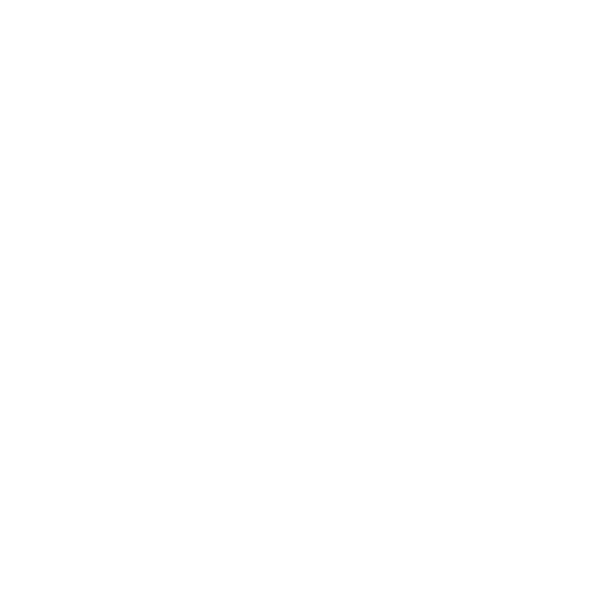
Frame 1 (no input)
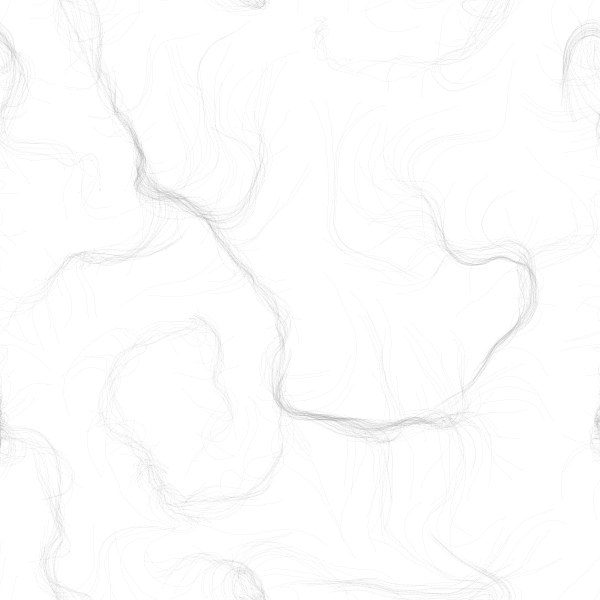
Frame 60 (the mouse pressed at the canvas centre just before this capture)
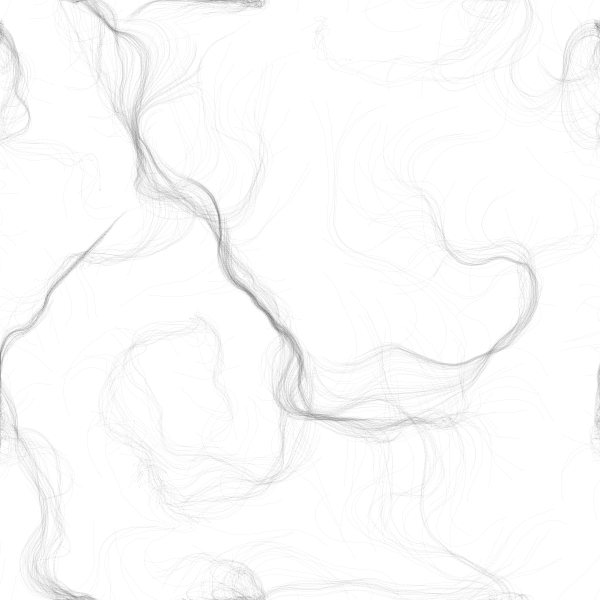
Frame 120 (the mouse held since frame 60 and released just before this capture)

The Processing sketch that drew these frames (run headless with seeded random() and noise(); from frame 60 on, the mouse is pressed at the canvas centre):

// Processing sketch: Perlin_Flow_Field
// ── Perlin_Flow_Field.pde
// https://www.youtube.com/watch?v=BjoM9oKOAKY

float increment = 0.1;
int scl = 20;
int cols, rows;

float zoff = 0;
float zinc = 0.003;

int num_particles = 500;
Particle[] particles= new Particle[num_particles];  

// probably should make this a class...
PVector[] flowField;

void setup(){
  size(600, 600);
  cols = width/scl;
  rows = height/scl;
  
  flowField = new PVector[cols*rows];
  
  for (int i = 0; i < num_particles; i++){
    particles[i] = new Particle();
  }
  
  //frameRate(20);
  background(255,150);
}

void draw(){
  //background(255);
  
  float yoff = 0.0;
  for (int y = 0; y < rows; y++){
    yoff += increment;
    float xoff = 0.0;
    for (int x =0; x < cols; x++){
      xoff += increment;
      
      int index = x + y * cols;
      
      float angle = noise(xoff,yoff,zoff)*TWO_PI*4;
      PVector v = PVector.fromAngle(angle);
      v.setMag(1);
      flowField[index] = v;
                
      //stroke(0,50);
      //strokeWeight(1);
      //pushMatrix();
      //  translate(x * scl, y * scl);
      //  rotate(v.heading());
      //  line(0, 0, scl, 0);
      //popMatrix();
    }
  }
  zoff += zinc;

  for (int i = 0; i < num_particles; i++){
    particles[i].follow(flowField);
    particles[i].update();
    particles[i].show();
    particles[i].edges();
  }
}
// ── Particle.pde

class Particle{
  public PVector pos;
  public PVector vel;
  public PVector acc;
  private int maxspeed;
  private PVector prevPos;
  
  Particle(){
    this.pos = new PVector(random(width), random(height));
    this.vel = new PVector(0,0);
    //this.vel = new PVector(random(2), random(2));
    this.acc = new PVector(0,0);
    this.maxspeed = 4;
    this.prevPos = this.pos.copy();
  }

  public void update(){
    this.vel.add(this.acc);
    this.vel.limit(this.maxspeed);
    this.prevPos = this.pos.copy();
    this.pos.add(this.vel);
    this.acc.mult(0); 
  }
  
  public void applyForce(PVector force){
    this.acc.add(force);
  }
  
  public void show(){
     //stroke(random(255),random(255),random(255),220);
     stroke(0,5);
     strokeWeight(1);
     //point(this.pos.x, this.pos.y);
     line(this.pos.x, this.pos.y, this.prevPos.x, this.prevPos.y);
  }
  
  public void edges(){
    if (this.pos.x > width){ 
      this.pos.x = 0;
      this.prevPos.x = this.pos.x;
    }
    if (this.pos.x < 0){ 
      this.pos.x = width;
      this.prevPos.x = this.pos.x;
    }
    if (this.pos.y > height){ 
      this.pos.y = 0; 
      this.prevPos.y = this.pos.y;
    }
    if (this.pos.y < 0){ 
      this.pos.y = height; 
      this.prevPos.y = this.pos.y;
    }
  }

  // uses global values, not good
  //
  // also - hitting array out of bounds due to
  // fencepost error in how index is calculated
  // (see Excel sheet for analysis)
  //
  // applying hack fix for now...
  public void follow(PVector[] forces){
    int x = floor(this.pos.x / scl);
    //hack
    if (this.pos.x == width){ x = floor((this.pos.x - 1) / scl); }
    
    int y = floor(this.pos.y / scl);
    //hack
    if (this.pos.y == height){ y = floor((this.pos.y - 1) / scl); }
    
    int index = x + y * cols;
    
    //println(this.pos.x + " == " + x);
    //println(this.pos.y + " == " + y);
    //println(index);
    //println("------");
       
    PVector force = forces[index];
    this.applyForce(force);
  }
}
